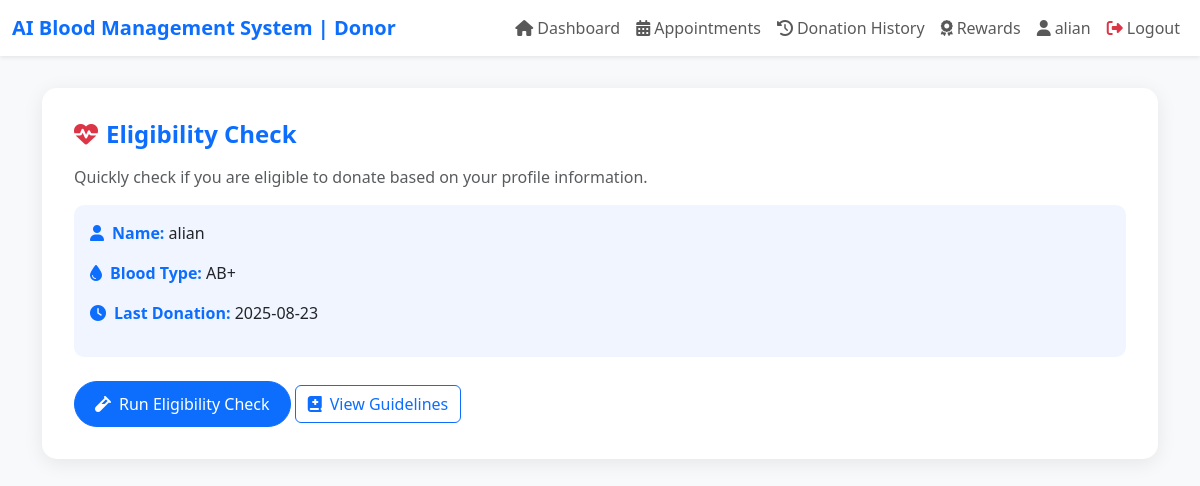
Page /donor/eligibility_check.php (signed in) on the committed database.
### tables this page shows
CREATE TABLE `donors` (
  `id` int(11) NOT NULL,
  `user_id` int(11) NOT NULL,
  `first_name` varchar(50) NOT NULL,
  `last_name` varchar(50) NOT NULL,
  `dob` date NOT NULL,
  `gender` enum('male','female','other') NOT NULL,
  `blood_type` enum('A+','A-','B+','B-','AB+','AB-','O+','O-') NOT NULL,
  `phone` varchar(20) NOT NULL,
  `address` text NOT NULL,
  `city` varchar(50) NOT NULL,
  `state` varchar(50) NOT NULL,
  `postal_code` varchar(20) NOT NULL,
  `health_conditions` text DEFAULT NULL,
  `last_donation_date` date DEFAULT NULL,
  `donation_count` int(11) DEFAULT 0
);

### donor/eligibility_check.php (the view, shortened to what this page needs)
<?php
require_once '../includes/functions.php';
$user_id = (int)$_SESSION['user_id'];
$donor = $conn->query("SELECT * FROM donors WHERE user_id = $user_id")->fetch_assoc();
?>
<!DOCTYPE html>
<html lang="en">
<head>
  <link href="https://cdn.jsdelivr.net/npm/bootstrap@5.3.0/dist/css/bootstrap.min.css" rel="stylesheet">
  <link href="https://cdnjs.cloudflare.com/ajax/libs/font-awesome/6.4.0/css/all.min.css" rel="stylesheet">
</head>
<body>
<nav class="navbar navbar-expand-lg navbar-light bg-white shadow-sm sticky-top">
    <div class="container-fluid">
        <a class="navbar-brand fw-bold text-primary" href="#">AI Blood Management System | Donor</a>
        <div class="collapse navbar-collapse" id="navbarNav">
            <ul class="navbar-nav ms-auto align-items-center">
                <li class="nav-item"><a class="nav-link" href="index.php"><i class="fas fa-home me-1"></i>Dashboard</a></li>
                <li class="nav-item"><a class="nav-link" href="appointments.php"><i class="fas fa-calendar-alt me-1"></i>Appointments</a></li>
                <li class="nav-item"><a class="nav-link" href="donation_history.php"><i class="fas fa-history me-1"></i>Donation History</a></li>
                <li class="nav-item"><a class="nav-link" href="rewards.php"><i class="fas fa-award me-1"></i>Rewards</a></li>
                <li class="nav-item"><a class="nav-link" href="profile.php"><i class="fas fa-user me-1"></i><?php echo htmlspecialchars($donor['first_name'] ?? $_SESSION['username']); ?></a></li>
                <li class="nav-item"><a class="nav-link" href="../logout.php"><i class="fas fa-sign-out-alt me-1 text-danger"></i>Logout</a></li>
            </ul>
        </div>
    </div>
</nav>
<div class="container">
  <div class="eligibility-card">
    <h4 class="mb-3"><i class="fas fa-heartbeat me-2 text-danger"></i>Eligibility Check</h4>
    <p class="text-muted">Quickly check if you are eligible to donate based on your profile information.</p>
    <div class="info-box">
        <p><strong><i class="fas fa-user me-2"></i>Name:</strong> <?php echo htmlspecialchars($donor['first_name'] ?? $_SESSION['username'] ?? ''); ?></p>
        <p><strong><i class="fas fa-tint me-2"></i>Blood Type:</strong> <?php echo htmlspecialchars($donor['blood_type'] ?? 'Unknown'); ?></p>
        <p><strong><i class="fas fa-clock me-2"></i>Last Donation:</strong> <?php echo htmlspecialchars($donor['last_donation_date'] ?? 'Never'); ?></p>
    </div>
    <form method="post" action="">
        <button type="submit" class="btn btn-primary"><i class="fas fa-vial me-2"></i>Run Eligibility Check</button>
        <a href="eligibility_guidelines.php" class="btn btn-outline-primary"><i class="fas fa-book-medical me-2"></i>View Guidelines</a>
    </form>
  </div>
</div>
<?php require_once '../includes/donor_footer.php'; ?>
</body>
</html>

### donor/eligibility_check.php (style rules this page uses)
body { background: #f8f9fa; }
.eligibility-card { border-radius: 15px; padding: 2rem; background: #fff; box-shadow: 0 4px 20px rgba(0,0,0,0.08); margin-top: 2rem; }
h4 { color: #0d6efd; font-weight: 600; }
.info-box { background: #f1f5ff; padding: 1rem; border-radius: 10px; margin-bottom: 1.5rem; }
.info-box strong { color: #0d6efd; }
.btn-primary { border-radius: 30px; padding: 10px 20px; }

### rows in the picture
donors: first_name "alian", blood_type "AB+", last_donation_date "2025-08-23"
